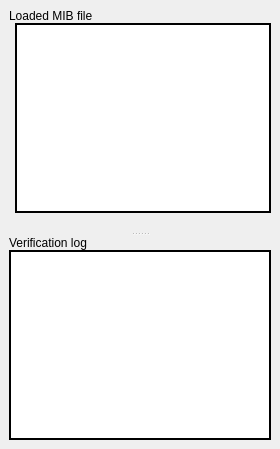
      <widget class="QWidget" name="EditorTab">
       <attribute name="title">
        <string>Editor</string>
       </attribute>
       <layout class="QGridLayout">
        <property name="leftMargin">
         <number>9</number>
        </property>
        <property name="topMargin">
         <number>9</number>
        </property>
        <property name="rightMargin">
         <number>9</number>
        </property>
        <property name="bottomMargin">
         <number>9</number>
        </property>
        <property name="spacing">
         <number>6</number>
        </property>
        <item row="0" column="0">
         <widget class="QSplitter" name="MIBSplitter">
          <property name="orientation">
           <enum>Qt::Vertical</enum>
          </property>
          <widget class="QWidget" name="MIBFileLayout">
           <layout class="QVBoxLayout">
            <property name="spacing">
             <number>0</number>
            </property>
            <property name="leftMargin">
             <number>0</number>
            </property>
            <property name="topMargin">
             <number>0</number>
            </property>
            <property name="rightMargin">
             <number>0</number>
            </property>
            <property name="bottomMargin">
             <number>0</number>
            </property>
            <item>
             <widget class="QLabel" name="MIBFileL">
              <property name="text">
               <string>Loaded MIB file</string>
              </property>
             </widget>
            </item>
            <item>
             <layout class="QHBoxLayout">
              <property name="spacing">
               <number>6</number>
              </property>
              <property name="leftMargin">
               <number>0</number>
              </property>
              <property name="topMargin">
               <number>0</number>
              </property>
              <property name="rightMargin">
               <number>0</number>
              </property>
              <property name="bottomMargin">
               <number>0</number>
              </property>
              <item>
               <widget class="MarkerWidget" name="MIBFileMarker" native="true"/>
              </item>
              <item>
               <widget class="MibTextEdit" name="MIBFile">
                <property name="sizePolicy">
                 <sizepolicy hsizetype="Expanding" vsizetype="Expanding">
                  <horstretch>0</horstretch>
                  <verstretch>0</verstretch>
                 </sizepolicy>
                </property>
                <property name="font">
                 <font>
                  <family>Courier</family>
                  <pointsize>11</pointsize>
                 </font>
                </property>
                <property name="frameShape">
                 <enum>QFrame::WinPanel</enum>
                </property>
                <property name="frameShadow">
                 <enum>QFrame::Plain</enum>
                </property>
                <property name="readOnly">
                 <bool>false</bool>
                </property>
                <property name="overwriteMode">
                 <bool>false</bool>
                </property>
               </widget>
              </item>
             </layout>
            </item>
            <item>
             <widget class="QStatusBar" name="MIBFileStatus">
              <property name="sizeGripEnabled">
               <bool>false</bool>
              </property>
             </widget>
            </item>
           </layout>
          </widget>
          <widget class="QWidget" name="MIBLogLayout">
           <layout class="QVBoxLayout">
            <property name="spacing">
             <number>0</number>
            </property>
            <property name="leftMargin">
             <number>0</number>
            </property>
            <property name="topMargin">
             <number>0</number>
            </property>
            <property name="rightMargin">
             <number>0</number>
            </property>
            <property name="bottomMargin">
             <number>0</number>
            </property>
            <item>
             <widget class="QLabel" name="MIBLogL">
              <property name="text">
               <string>Verification log</string>
              </property>
             </widget>
            </item>
            <item>
             <widget class="QListWidget" name="MIBLog">
              <property name="sizePolicy">
               <sizepolicy hsizetype="Expanding" vsizetype="Expanding">
                <horstretch>0</horstretch>
                <verstretch>0</verstretch>
               </sizepolicy>
              </property>
              <property name="frameShape">
               <enum>QFrame::WinPanel</enum>
              </property>
              <property name="frameShadow">
               <enum>QFrame::Plain</enum>
              </property>
             </widget>
            </item>
           </layout>
          </widget>
         </widget>
        </item>
       </layout>
      </widget>
